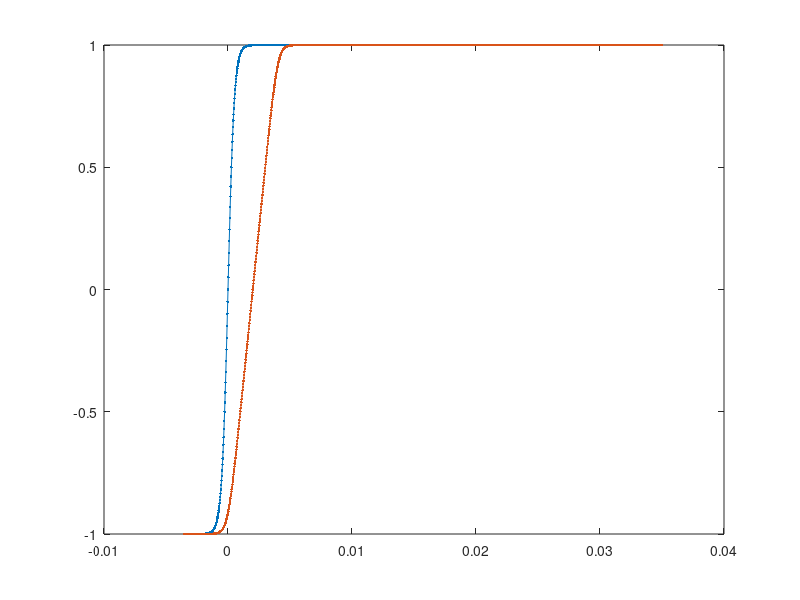

The MATLAB source for this figure:
xc=0.5E-3;%[m]
v=4000;
dt=10^-6;

a=xc/(v*dt);
x=(-7:1/20:70);

A=tanh(x);

A_dt=a*log(cosh(x)./cosh(x-a^-1));

%figure;

plot(x*xc,A,'.-');
hold all;
%plot((x+a^-1)*xc,A,'.-')
plot(x*xc,A_dt,'.-');

% figure;
% 
% plot(x(2:end),diff(A),'.-');
% hold all;
% plot(x(2:end)+a^-1,diff(A),'.-')
% plot(x(2:end),diff(A_dt),'.-');